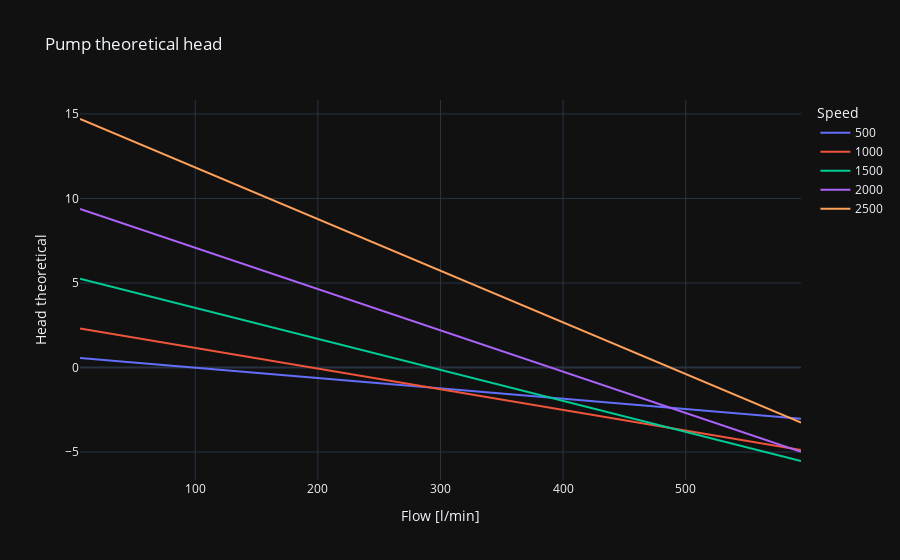

Source (notebook cell):
### Code cell
pump = CentrifugalPump(fluid="INCOMP::Water", temperature=300, data=pump)
pump.create_performance_figures(0.0001,0.01,0.0001,500,3000,500)
